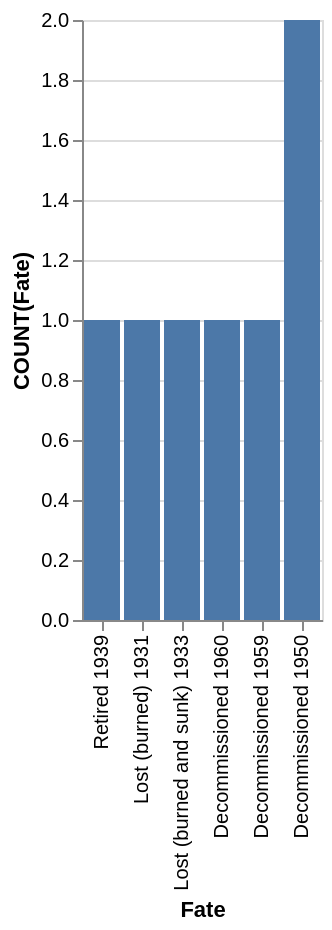

Vega-Lite specification stored for this chart:
### Vega-Lite specification from a JSON file in a GitHub repository (floating-point values rounded to 4 significant figures)
{"data": {"values": [{"x_data": "Retired 1939", "y_data": 1}, {"x_data": "Lost (burned) 1931", "y_data": 1}, {"x_data": "Lost (burned and sunk) 1933", "y_data": 1}, {"x_data": "Decommissioned 1960", "y_data": 1}, {"x_data": "Decommissioned 1959", "y_data": 1}, {"x_data": "Decommissioned 1950", "y_data": 2}]}, "mark": "bar", "encoding": {"x": {"field": "x_data", "type": "nominal", "title": "Fate", "sort": "descending"}, "y": {"field": "y_data", "type": "quantitative", "title": "COUNT(Fate)"}}}
